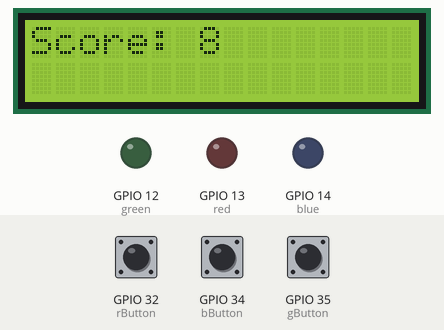
Recording of a sketch running on a simulated ESP32. On the bench: 16×2 character LCD, output pins drawn as LEDs (lit = HIGH). The inputs (shaded band) are chosen by the test bench; at power-on: GPIO 32 (rButton) HIGH, GPIO 35 (gButton) HIGH, GPIO 34 (bButton) HIGH. Random numbers use the default seed unless the sketch sets one.

Above: at 4.05 s.
4.3 s: GPIO 32 (rButton) pulled LOW for 0.85 s
At 4.93 s:
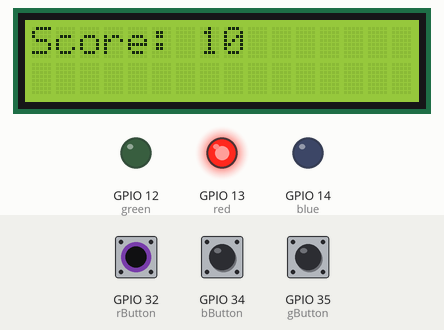
6.6 s: GPIO 35 (gButton) pulled LOW for 0.85 s
At 7.1 s:
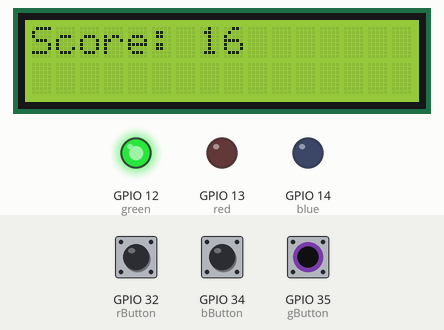
8.9 s: GPIO 34 (bButton) pulled LOW for 0.85 s
At 9.52 s:
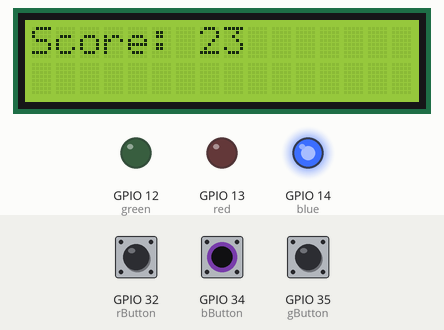
11.2 s: GPIO 32 (rButton) driven LOW and GPIO 34 (bButton) driven LOW
At 33.7 s:
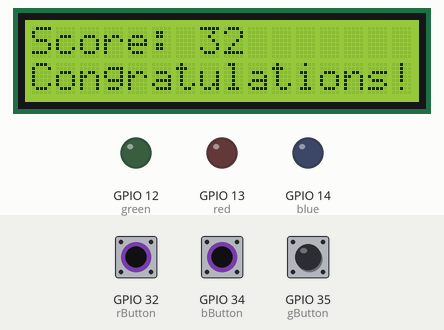
Timing chart, 0 to 34.2 s (numbered marks = the images above; inputs shaded):
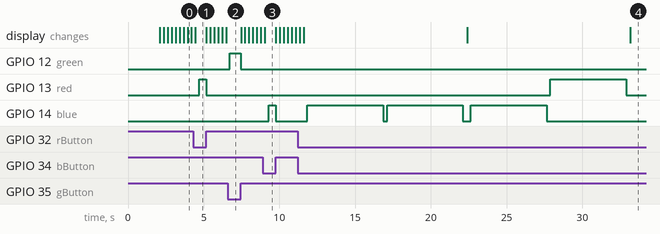

The sketch:

pinkster_festival.ino
```cpp
#include <Wire.h>

#include <LiquidCrystal_I2C.h>

const int red = 13;
const int green = 12;
const int blue = 14;
const int rButton = 32;
const int gButton = 35;
const int bButton = 34;
int score = 0;
int timer = 0;
int rNumber;
long currentTime;

LiquidCrystal_I2C lcd(0x27, 16, 2);

void setup() {
  pinMode(red, OUTPUT);
  pinMode(green, OUTPUT);
  pinMode(blue, OUTPUT);

  pinMode(rButton, INPUT_PULLUP);
  pinMode(gButton, INPUT_PULLUP);
  pinMode(bButton, INPUT_PULLUP);

  Wire.begin(25,26);

  lcd.init();
  lcd.backlight();
}

void loop() {
  //Initialize display
  lcd.clear();
  lcd.setCursor(0, 0);
  lcd.print("Scan phone");
  lcd.setCursor(0, 1);
  lcd.print("to start game");

  //Buffer
  delay(2000);

  //Wait for activation
  while(digitalRead(rButton) == LOW || digitalRead(gButton) == LOW || digitalRead(bButton) == LOW){
  }

  //Play game for 30 seconds
  timer = millis();
  while(millis() < timer + 30000){
    play();
  }

  //Write congratulations
  lcd.setCursor(0, 1);
  lcd.print("Congratulations!");

  //Wait for clickthrough
  while(digitalRead(rButton) == LOW || digitalRead(gButton) == LOW || digitalRead(bButton) == LOW){
  }

  //Reset score
  score = 0;
}

void play(){
  //Pick random color, display this
  rNumber = random(3);
  switch (rNumber){
    case 0:
      digitalWrite(red, HIGH);
      break;
    case 1:
      digitalWrite(green, HIGH);
      break;
    case 2:
      digitalWrite(blue, HIGH);
      break;
  }

  //Active pause
  currentTime = millis();
  while(millis() < currentTime + 5000){
    //If light is red and red button is pressed
    if (rNumber == 0 && digitalRead(rButton) == HIGH){
      score++;
      break;
    }
    //If light is green and green button is pressed
    if (rNumber == 1 && digitalRead(gButton) == HIGH){
      score++;
      break;
    }
    //If light is blue and blue button is pressed
    if (rNumber == 2 && digitalRead(bButton) == HIGH){
      score++;
      break;
    }
  }

  //Reset led
  digitalWrite(red, LOW);
  digitalWrite(green, LOW);
  digitalWrite(blue, LOW);

  updateLCD();

  delay(250);
}

void updateLCD(){
  lcd.clear();
  lcd.setCursor(0, 0);
  lcd.print("Score:");
  lcd.setCursor(7, 0);
  lcd.print(score);
}
```

Measured:
- after the input at 4.3 s, GPIO 13 (red): LOW → HIGH after 0.40 s, → LOW 0.45 s later
- after the input at 6.6 s, GPIO 12 (green): LOW → HIGH after 0.12 s, → LOW 0.73 s later
- after the input at 8.9 s, GPIO 14 (blue): LOW → HIGH after 0.38 s, → LOW 0.47 s later
- after the input at 11.2 s, GPIO 13 (red): LOW → HIGH after 16.7 s, → LOW 5.0 s later; GPIO 14 (blue): goes HIGH 5.0 s, LOW 0.26 s, HIGH 5.0 s, LOW 0.52 s, HIGH 5.0 s, then LOW, starting after 0.65 s
